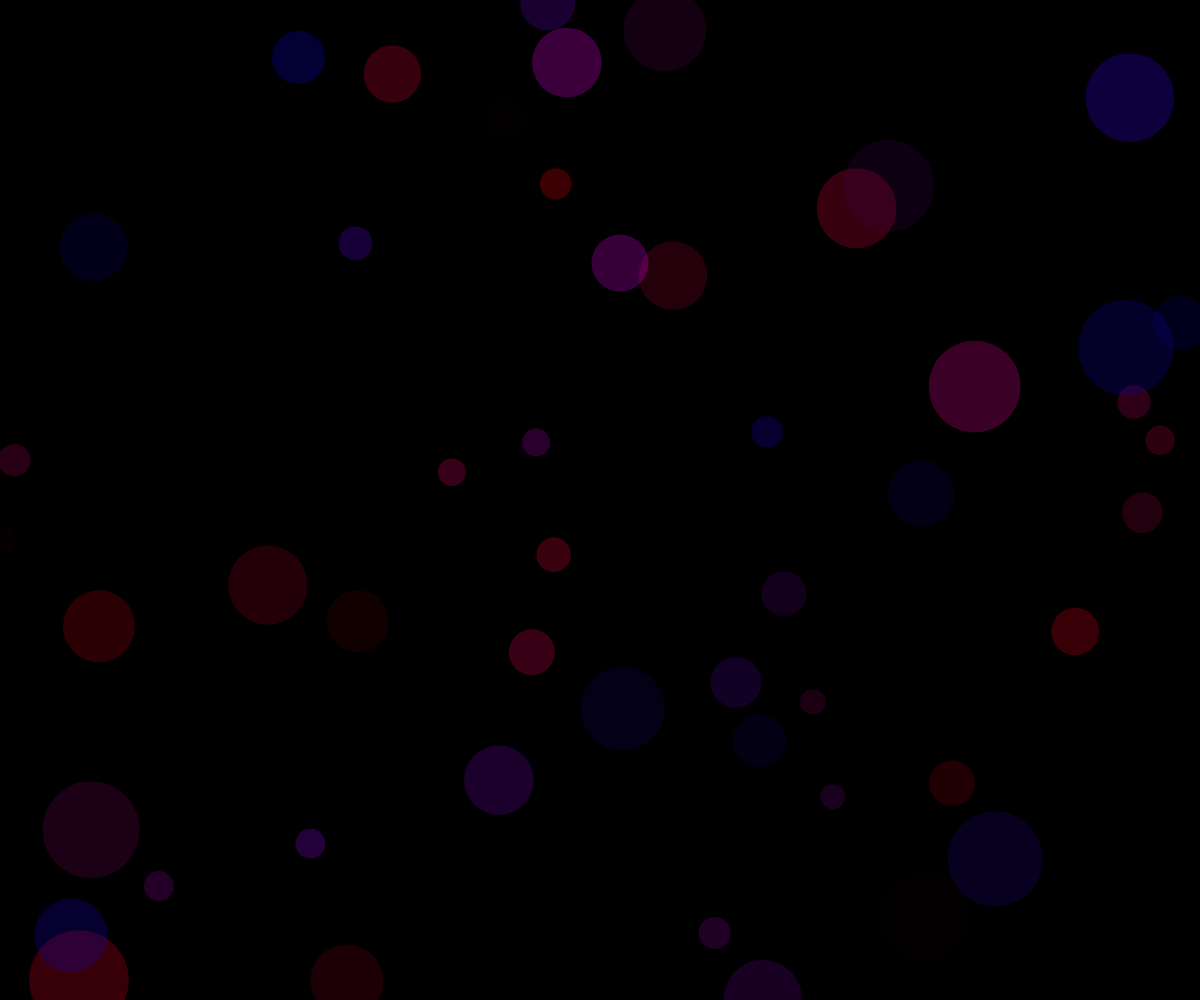
Frame 1 (no input)
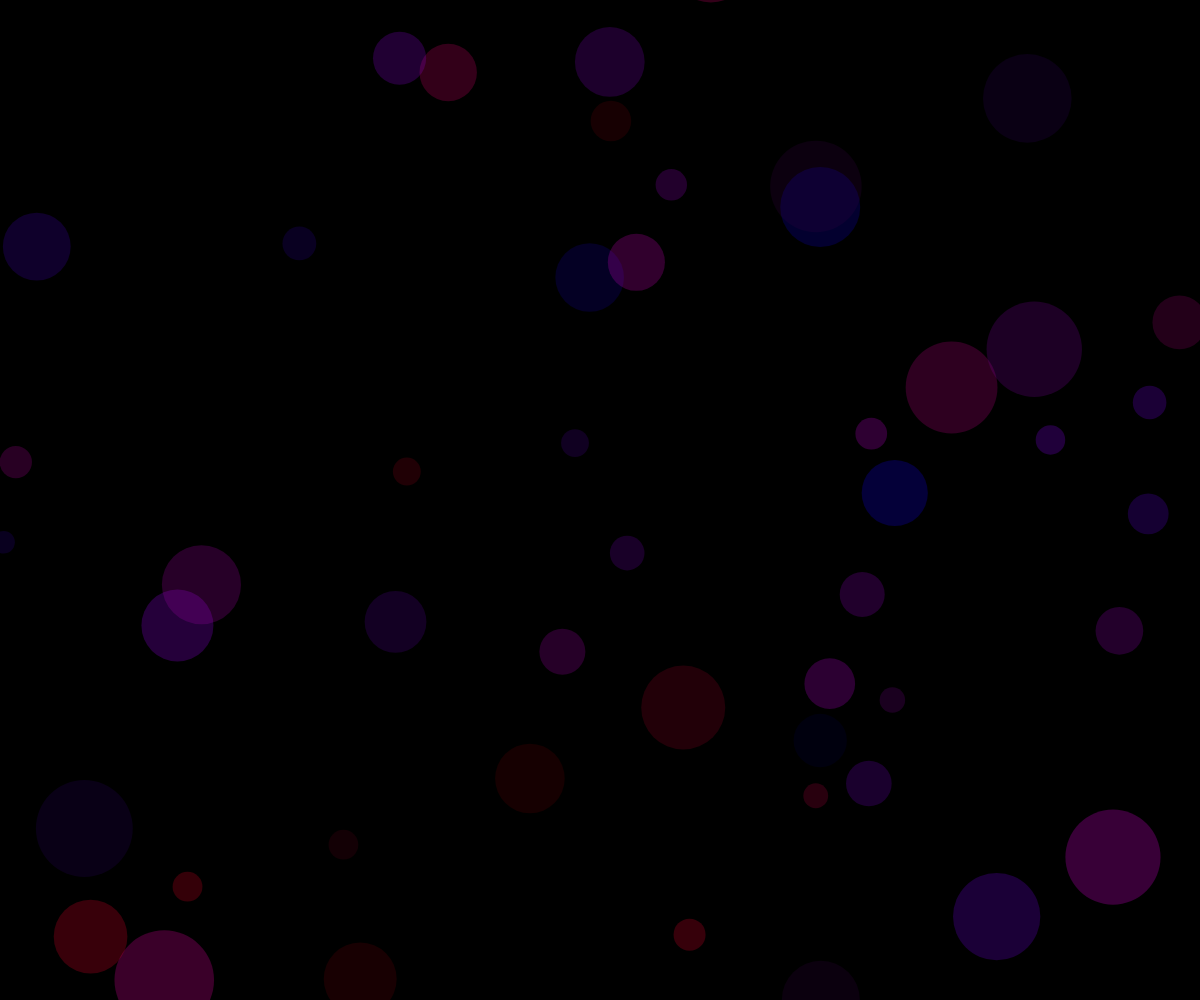
Frame 60 (no input)
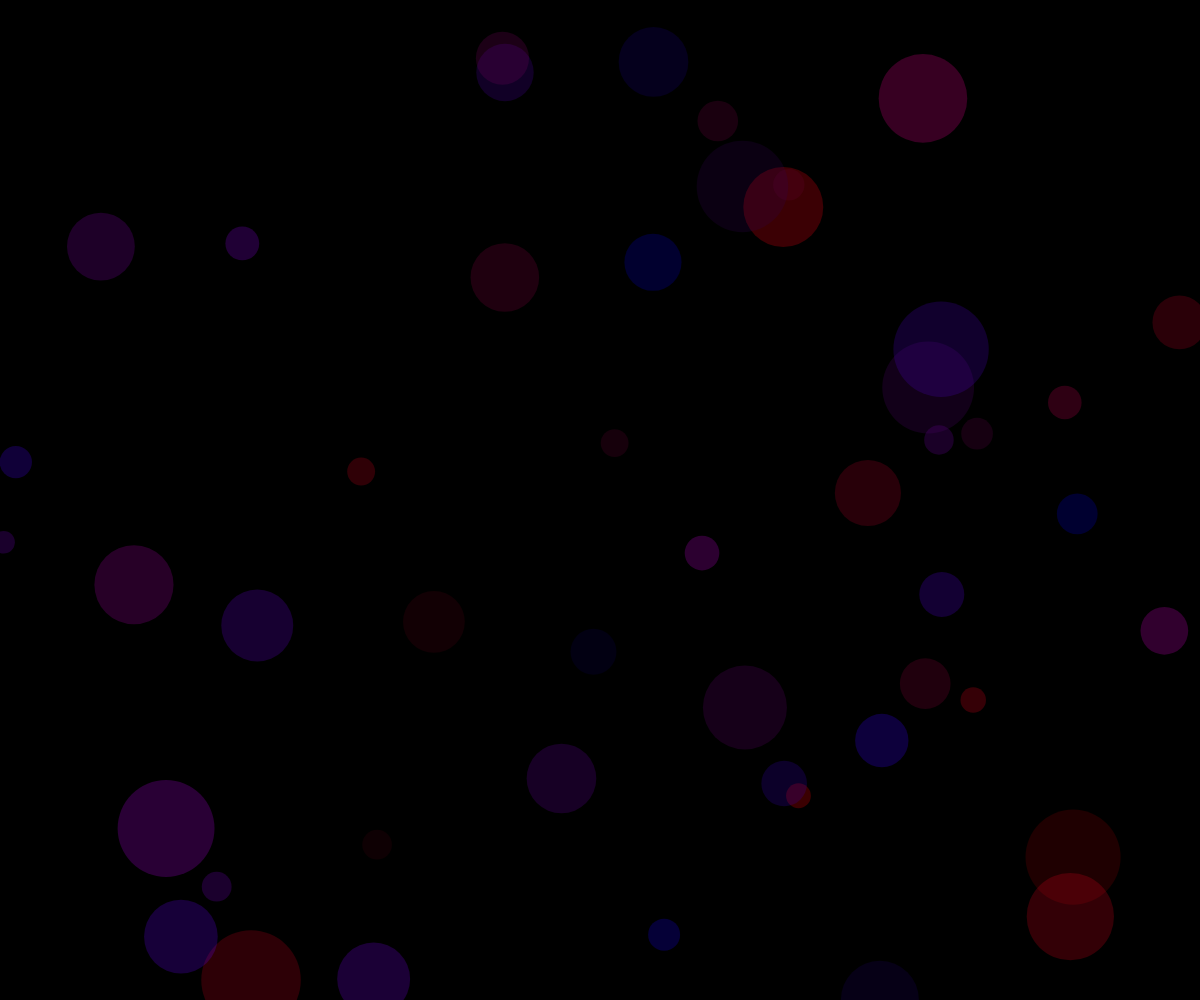
Frame 120 (the mouse pressed at the canvas centre since frame 60)

The p5.js sketch that drew these frames (run headless with seeded random() and noise() and a simulated clock; from frame 60 on, the mouse is pressed at the canvas centre):

// p5.js sketch
// ── sketch.js
let bubbles=[];
//creating the class ... the properties will be x,y and radius
let r,g,b,xSpeed,ySpeed;
class Bubbles{
  constructor(){
    this.x=random(width);
    this.y=random(height);
    this.radius=random(10,50);
    this.xSpeed=random(-2,2);
    this.ySpeed=random(-2,2);
    }
 move() {
   this.x+=this.xSpeed;
   this.y+=this.ySpeed;
   if(this.x >= width-this.radius || this.x<=this.radius){
      this.xSpeed *=-1;//reverse the direction
   }
   if(this.y>height-this.radius || this.y>this.radius){
     this.ySpeed*=-1;//reverse the direction
   }
      
 }
  display(){
    r=random(255);
    g=0;
    b=random(255);
    noStroke();
    fill(r, g, b, 60);
    ellipse(this.x,this.y,this.radius*2);
  }
}

function setup() {
  createCanvas(windowWidth, windowHeight);
  background(220);
  // frameRate();

}

function draw() {
  background(0);
    for(let i=0;i<50;i++){
    bubbles.push(new Bubbles());
  }
  for(let i=0;i<50;i++){
    bubbles[i].move();
    bubbles[i].display();
    
    
  }
  
  
  
}
